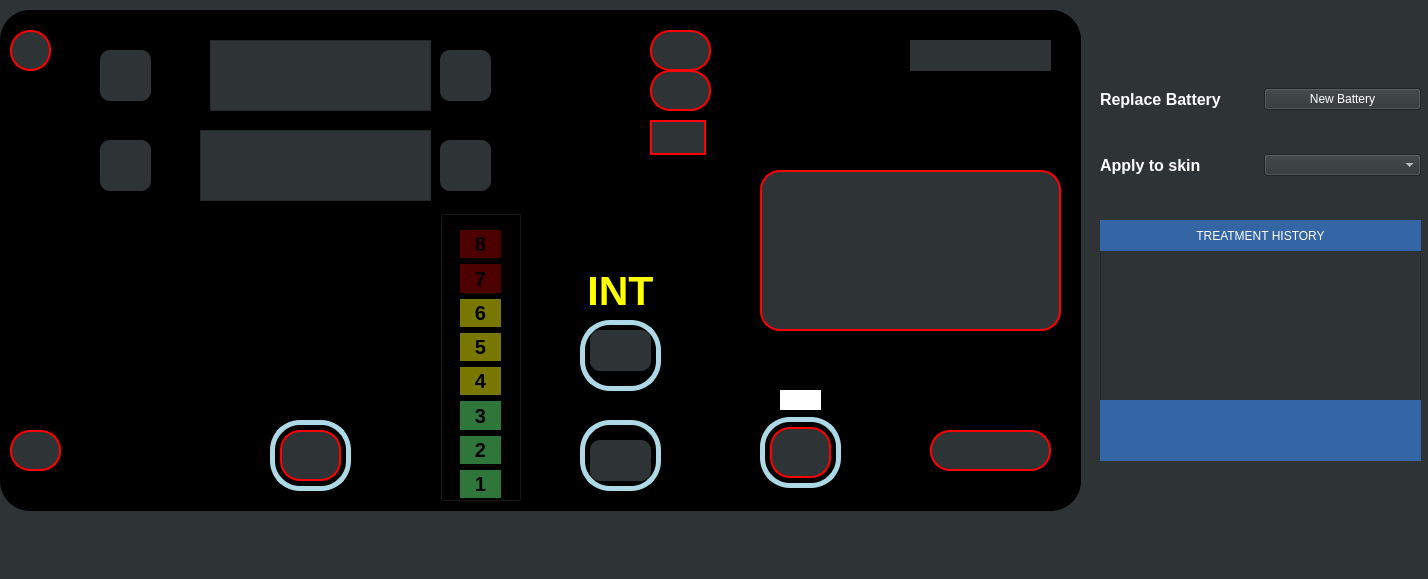
<?xml version="1.0" encoding="UTF-8"?>
<ui version="4.0">
 <class>MainWindow</class>
 <widget class="QMainWindow" name="MainWindow">
  <property name="geometry">
   <rect>
    <x>0</x>
    <y>0</y>
    <width>1428</width>
    <height>579</height>
   </rect>
  </property>
  <property name="minimumSize">
   <size>
    <width>1428</width>
    <height>579</height>
   </size>
  </property>
  <property name="maximumSize">
   <size>
    <width>1428</width>
    <height>579</height>
   </size>
  </property>
  <property name="windowTitle">
   <string>OasisPro</string>
  </property>
  <property name="styleSheet">
   <string notr="true">color: rgb(255, 255, 255);
background-color: rgb(46, 52, 54);</string>
  </property>
  <widget class="QWidget" name="centralwidget">
   <widget class="QGroupBox" name="groupBox_2">
    <property name="geometry">
     <rect>
      <x>0</x>
      <y>10</y>
      <width>1081</width>
      <height>501</height>
     </rect>
    </property>
    <property name="styleSheet">
     <string notr="true">#groupBox_2{
background-color: black;
border: none;
border-radius: 30px;
}

</string>
    </property>
    <property name="title">
     <string/>
    </property>
    <widget class="QGroupBox" name="groupBox">
     <property name="geometry">
      <rect>
       <x>440</x>
       <y>200</y>
       <width>81</width>
       <height>291</height>
      </rect>
     </property>
     <property name="styleSheet">
      <string notr="true">background-color: black;
</string>
     </property>
     <property name="title">
      <string/>
     </property>
     <widget class="QWidget" name="layoutWidget">
      <property name="geometry">
       <rect>
        <x>20</x>
        <y>20</y>
        <width>41</width>
        <height>268</height>
       </rect>
      </property>
      <layout class="QVBoxLayout" name="verticalLayout_2">
       <item>
        <widget class="QLabel" name="ledEight">
         <property name="font">
          <font>
           <pointsize>15</pointsize>
           <weight>75</weight>
           <bold>true</bold>
          </font>
         </property>
         <property name="styleSheet">
          <string notr="true">#ledEight{
background-color: transparent;
font-weight: 600;
color: black;
background-repeat: none;
background: #4d0000;

}</string>
         </property>
         <property name="text">
          <string>8</string>
         </property>
         <property name="alignment">
          <set>Qt::AlignCenter</set>
         </property>
        </widget>
       </item>
       <item>
        <widget class="QLabel" name="ledSeven">
         <property name="font">
          <font>
           <pointsize>15</pointsize>
           <weight>75</weight>
           <bold>true</bold>
          </font>
         </property>
         <property name="styleSheet">
          <string notr="true">#ledSeven{
background-color: transparent;
font-weight: 600;
color: black;
background-repeat: none;
background: #4d0000;

}</string>
         </property>
         <property name="text">
          <string>7</string>
         </property>
         <property name="alignment">
          <set>Qt::AlignCenter</set>
         </property>
        </widget>
       </item>
       <item>
        <widget class="QLabel" name="ledSix">
         <property name="font">
          <font>
           <pointsize>15</pointsize>
           <weight>75</weight>
           <bold>true</bold>
          </font>
         </property>
         <property name="styleSheet">
          <string notr="true">#ledSix{
background-color: transparent;
font-weight: 600;
color: black;
background-repeat: none;
background: rgb(120, 120, 0);

}</string>
         </property>
         <property name="text">
          <string>6</string>
         </property>
         <property name="alignment">
          <set>Qt::AlignCenter</set>
         </property>
        </widget>
       </item>
       <item>
        <widget class="QLabel" name="ledFive">
         <property name="font">
          <font>
           <pointsize>15</pointsize>
           <weight>75</weight>
           <bold>true</bold>
          </font>
         </property>
         <property name="styleSheet">
          <string notr="true">#ledFive{
background-color: transparent;
font-weight: 600;
color: black;
background-repeat: none;
background: rgb(120, 120, 0);

}</string>
         </property>
         <property name="text">
          <string>5</string>
         </property>
         <property name="alignment">
          <set>Qt::AlignCenter</set>
         </property>
        </widget>
       </item>
       <item>
        <widget class="QLabel" name="ledFour">
         <property name="font">
          <font>
           <pointsize>15</pointsize>
           <weight>75</weight>
           <bold>true</bold>
          </font>
         </property>
         <property name="styleSheet">
          <string notr="true">#ledFour{
background-color: transparent;
font-weight: 600;
color: black;
background-repeat: none;
background: rgb(120, 120, 0);

}</string>
         </property>
         <property name="text">
          <string>4</string>
         </property>
         <property name="alignment">
          <set>Qt::AlignCenter</set>
         </property>
        </widget>
       </item>
       <item>
        <widget class="QLabel" name="ledThree">
         <property name="font">
          <font>
           <pointsize>15</pointsize>
           <weight>75</weight>
           <bold>true</bold>
          </font>
         </property>
         <property name="styleSheet">
          <string notr="true">#ledThree{
background-color: transparent;
font-weight: 600;
color: black;
background-repeat: none;
background: #2e7639;

}</string>
         </property>
         <property name="text">
          <string>3</string>
         </property>
         <property name="alignment">
          <set>Qt::AlignCenter</set>
         </property>
        </widget>
       </item>
       <item>
        <widget class="QLabel" name="ledTwo">
         <property name="font">
          <font>
           <pointsize>15</pointsize>
           <weight>75</weight>
           <bold>true</bold>
          </font>
         </property>
         <property name="styleSheet">
          <string notr="true">#ledTwo{
background-color: transparent;
font-weight: 600;
color: black;
background-repeat: none;
background: #2e7639;

}</string>
         </property>
         <property name="text">
          <string>2</string>
         </property>
         <property name="alignment">
          <set>Qt::AlignCenter</set>
         </property>
        </widget>
       </item>
       <item>
        <widget class="QLabel" name="ledOne">
         <property name="font">
          <font>
           <pointsize>15</pointsize>
           <weight>75</weight>
           <bold>true</bold>
          </font>
         </property>
         <property name="styleSheet">
          <string notr="true">#ledOne{
background-color: transparent;
font-weight: 600;
color: black;
background-repeat: none;
background: #2e7639;

}</string>
         </property>
         <property name="text">
          <string>1</string>
         </property>
         <property name="alignment">
          <set>Qt::AlignCenter</set>
         </property>
        </widget>
       </item>
      </layout>
     </widget>
    </widget>
    <widget class="QProgressBar" name="indicatorOffOrOn">
     <property name="geometry">
      <rect>
       <x>780</x>
       <y>380</y>
       <width>41</width>
       <height>20</height>
      </rect>
     </property>
     <property name="styleSheet">
      <string notr="true">#indicatorOffOrOn::chunk{
background-color: white;
}</string>
     </property>
     <property name="value">
      <number>100</number>
     </property>
     <property name="textVisible">
      <bool>false</bool>
     </property>
    </widget>
    <widget class="QGroupBox" name="powerButton">
     <property name="geometry">
      <rect>
       <x>760</x>
       <y>407</y>
       <width>81</width>
       <height>71</height>
      </rect>
     </property>
     <property name="styleSheet">
      <string notr="true">#powerButton{
border: 5px solid #ADD8E6;
border-radius: 30px;
background-color: black;
}

</string>
     </property>
     <property name="title">
      <string/>
     </property>
     <widget class="QPushButton" name="powerBtn">
      <property name="enabled">
       <bool>true</bool>
      </property>
      <property name="geometry">
       <rect>
        <x>10</x>
        <y>10</y>
        <width>61</width>
        <height>51</height>
       </rect>
      </property>
      <property name="styleSheet">
       <string notr="true">#powerBtn{
border-image: url(:/resources/buttons/powerButton.png);
border: 2px solid red;
border-radius: 20px;
}

</string>
      </property>
      <property name="text">
       <string/>
      </property>
     </widget>
    </widget>
    <widget class="QGroupBox" name="groupBox_5">
     <property name="geometry">
      <rect>
       <x>270</x>
       <y>410</y>
       <width>81</width>
       <height>71</height>
      </rect>
     </property>
     <property name="styleSheet">
      <string notr="true">#groupBox_5{
border: 5px solid #ADD8E6;
border-radius: 30px;
background-color: black;
}

</string>
     </property>
     <property name="title">
      <string/>
     </property>
     <widget class="QPushButton" name="selectionBtn">
      <property name="enabled">
       <bool>false</bool>
      </property>
      <property name="geometry">
       <rect>
        <x>10</x>
        <y>10</y>
        <width>61</width>
        <height>51</height>
       </rect>
      </property>
      <property name="styleSheet">
       <string notr="true">#selectionBtn{
border-image: url(:/resources/buttons/Select.png);
border: 2px solid red;
border-radius: 20px;
}

</string>
      </property>
      <property name="text">
       <string/>
      </property>
     </widget>
    </widget>
    <widget class="QGroupBox" name="groupBox_4">
     <property name="geometry">
      <rect>
       <x>580</x>
       <y>310</y>
       <width>81</width>
       <height>71</height>
      </rect>
     </property>
     <property name="styleSheet">
      <string notr="true">#groupBox_4{
border: 5px solid #ADD8E6;
border-radius: 30px;
background-color: black;
}

</string>
     </property>
     <property name="title">
      <string/>
     </property>
     <widget class="QPushButton" name="increaseIntensityBtn">
      <property name="enabled">
       <bool>false</bool>
      </property>
      <property name="geometry">
       <rect>
        <x>10</x>
        <y>10</y>
        <width>61</width>
        <height>41</height>
       </rect>
      </property>
      <property name="styleSheet">
       <string notr="true">#increaseIntensityBtn{
border-image: url(&quot;:/resources/buttons/yellowUp.png&quot;);
border-radius: 10px;
}

</string>
      </property>
      <property name="text">
       <string/>
      </property>
     </widget>
    </widget>
    <widget class="QGroupBox" name="groupBox_6">
     <property name="geometry">
      <rect>
       <x>580</x>
       <y>410</y>
       <width>81</width>
       <height>71</height>
      </rect>
     </property>
     <property name="styleSheet">
      <string notr="true">#groupBox_6{
border: 5px solid #ADD8E6;
border-radius: 30px;
background-color: black;
}

</string>
     </property>
     <property name="title">
      <string/>
     </property>
     <widget class="QPushButton" name="decreaseIntensityBtn">
      <property name="enabled">
       <bool>false</bool>
      </property>
      <property name="geometry">
       <rect>
        <x>10</x>
        <y>20</y>
        <width>61</width>
        <height>41</height>
       </rect>
      </property>
      <property name="styleSheet">
       <string notr="true">#decreaseIntensityBtn{
border-image: url(&quot;:/resources/buttons/yellowDown.png&quot;);
border-radius: 10px;
}

</string>
      </property>
      <property name="text">
       <string/>
      </property>
     </widget>
    </widget>
    <widget class="QLabel" name="intensityLogo">
     <property name="geometry">
      <rect>
       <x>580</x>
       <y>260</y>
       <width>81</width>
       <height>41</height>
      </rect>
     </property>
     <property name="font">
      <font>
       <pointsize>31</pointsize>
       <weight>75</weight>
       <bold>true</bold>
      </font>
     </property>
     <property name="layoutDirection">
      <enum>Qt::LeftToRight</enum>
     </property>
     <property name="styleSheet">
      <string notr="true">#intensityLogo{
background-color: transparent;
font-weight: 600;
color: yellow;
background-repeat: none;
}</string>
     </property>
     <property name="text">
      <string>INT</string>
     </property>
     <property name="alignment">
      <set>Qt::AlignCenter</set>
     </property>
    </widget>
    <widget class="QLabel" name="mindAlive">
     <property name="geometry">
      <rect>
       <x>910</x>
       <y>30</y>
       <width>141</width>
       <height>31</height>
      </rect>
     </property>
     <property name="styleSheet">
      <string notr="true">#mindAlive{
border-image: url(:/resources/icons/logo3.PNG);
}

</string>
     </property>
     <property name="text">
      <string/>
     </property>
    </widget>
    <widget class="QLabel" name="logoCanada">
     <property name="geometry">
      <rect>
       <x>930</x>
       <y>420</y>
       <width>121</width>
       <height>41</height>
      </rect>
     </property>
     <property name="styleSheet">
      <string notr="true">#logoCanada{
border-image: url(:/resources/icons/logo2.PNG);
border: 2px solid red;
border-radius: 20px;
}

</string>
     </property>
     <property name="text">
      <string/>
     </property>
    </widget>
    <widget class="QLabel" name="logoOasis">
     <property name="geometry">
      <rect>
       <x>760</x>
       <y>160</y>
       <width>301</width>
       <height>161</height>
      </rect>
     </property>
     <property name="styleSheet">
      <string notr="true">#logoOasis{
border-image: url(:/resources/icons/logo.PNG);
border: 2px solid red;
border-radius: 20px;
}
</string>
     </property>
     <property name="text">
      <string/>
     </property>
    </widget>
    <widget class="QLabel" name="graphSession">
     <property name="geometry">
      <rect>
       <x>650</x>
       <y>20</y>
       <width>61</width>
       <height>41</height>
      </rect>
     </property>
     <property name="styleSheet">
      <string notr="true">#graphSession{
border-image: url(:/resources/icons/connectOff.png);
border: 2px solid red;
border-radius: 20px;
}

</string>
     </property>
     <property name="text">
      <string/>
     </property>
    </widget>
    <widget class="QLabel" name="graphLogo">
     <property name="geometry">
      <rect>
       <x>10</x>
       <y>420</y>
       <width>51</width>
       <height>41</height>
      </rect>
     </property>
     <property name="styleSheet">
      <string notr="true">#graphLogo{
border-image: url(:/resources/icons/electrode.PNG);
border: 2px solid red;
border-radius: 20px;
}

</string>
     </property>
     <property name="text">
      <string/>
     </property>
    </widget>
    <widget class="QLabel" name="connectLogo">
     <property name="geometry">
      <rect>
       <x>10</x>
       <y>20</y>
       <width>41</width>
       <height>41</height>
      </rect>
     </property>
     <property name="styleSheet">
      <string notr="true">#connectLogo{
border-image: url(:/resources/icons/audio.PNG);
border: 2px solid red;
border-radius: 20px;
}

</string>
     </property>
     <property name="text">
      <string/>
     </property>
    </widget>
    <widget class="QListWidget" name="listDuration">
     <property name="geometry">
      <rect>
       <x>210</x>
       <y>30</y>
       <width>221</width>
       <height>71</height>
      </rect>
     </property>
    </widget>
    <widget class="QListWidget" name="listSession">
     <property name="geometry">
      <rect>
       <x>200</x>
       <y>120</y>
       <width>231</width>
       <height>71</height>
      </rect>
     </property>
    </widget>
    <widget class="QLabel" name="leftEar">
     <property name="geometry">
      <rect>
       <x>650</x>
       <y>60</y>
       <width>61</width>
       <height>41</height>
      </rect>
     </property>
     <property name="styleSheet">
      <string notr="true">#leftEar{
border-image: url(:/resources/icons/LeftEar_Off.PNG);
border: 2px solid red;
border-radius: 20px;
}</string>
     </property>
     <property name="text">
      <string/>
     </property>
    </widget>
    <widget class="QPushButton" name="durationRight">
     <property name="geometry">
      <rect>
       <x>440</x>
       <y>40</y>
       <width>51</width>
       <height>51</height>
      </rect>
     </property>
     <property name="styleSheet">
      <string notr="true">#durationRight {
border-image: url(&quot;:/resources/buttons/rightButton.png&quot;);
border-radius: 10px;
}

</string>
     </property>
     <property name="text">
      <string/>
     </property>
    </widget>
    <widget class="QPushButton" name="sessionRight">
     <property name="geometry">
      <rect>
       <x>440</x>
       <y>130</y>
       <width>51</width>
       <height>51</height>
      </rect>
     </property>
     <property name="styleSheet">
      <string notr="true">#sessionRight {
border-image: url(&quot;:/resources/buttons/rightButton.png&quot;);
border-radius: 10px;
}
</string>
     </property>
     <property name="text">
      <string/>
     </property>
    </widget>
    <widget class="QPushButton" name="durationLeft">
     <property name="geometry">
      <rect>
       <x>100</x>
       <y>40</y>
       <width>51</width>
       <height>51</height>
      </rect>
     </property>
     <property name="styleSheet">
      <string notr="true">#durationLeft {
border-image: url(&quot;:/resources/buttons/leftButton.png&quot;);
border-radius: 10px;
}
</string>
     </property>
     <property name="text">
      <string/>
     </property>
    </widget>
    <widget class="QPushButton" name="sessionLeft">
     <property name="geometry">
      <rect>
       <x>100</x>
       <y>130</y>
       <width>51</width>
       <height>51</height>
      </rect>
     </property>
     <property name="styleSheet">
      <string notr="true">#sessionLeft {
border-image: url(&quot;:/resources/buttons/leftButton.png&quot;);
border-radius: 10px;
}
</string>
     </property>
     <property name="text">
      <string/>
     </property>
    </widget>
    <widget class="QLabel" name="rightEar">
     <property name="geometry">
      <rect>
       <x>650</x>
       <y>110</y>
       <width>56</width>
       <height>35</height>
      </rect>
     </property>
     <property name="styleSheet">
      <string notr="true">#rightEar{
border-image: url(:/resources/icons/rightConnect.PNG);
border: 2px solid red;
border-radius: 20px;
}</string>
     </property>
     <property name="text">
      <string/>
     </property>
    </widget>
   </widget>
   <widget class="QWidget" name="layoutWidget">
    <property name="geometry">
     <rect>
      <x>1100</x>
      <y>140</y>
      <width>321</width>
      <height>51</height>
     </rect>
    </property>
    <layout class="QHBoxLayout" name="horizontalLayout">
     <item>
      <widget class="QLabel" name="label_5">
       <property name="font">
        <font>
         <pointsize>12</pointsize>
         <weight>75</weight>
         <bold>true</bold>
        </font>
       </property>
       <property name="styleSheet">
        <string notr="true">#label_5{
background-color: rgb(46, 52, 54);
font-weight: 600;
color: white;
background-repeat: none;
}</string>
       </property>
       <property name="text">
        <string>Apply to skin</string>
       </property>
      </widget>
     </item>
     <item>
      <widget class="QComboBox" name="comboBox"/>
     </item>
    </layout>
   </widget>
   <widget class="QWidget" name="layoutWidget">
    <property name="geometry">
     <rect>
      <x>1100</x>
      <y>74</y>
      <width>321</width>
      <height>51</height>
     </rect>
    </property>
    <layout class="QHBoxLayout" name="horizontalLayout_2">
     <item>
      <widget class="QLabel" name="label_19">
       <property name="font">
        <font>
         <pointsize>12</pointsize>
         <weight>75</weight>
         <bold>true</bold>
        </font>
       </property>
       <property name="styleSheet">
        <string notr="true">#label_19{
background-color: rgb(46, 52, 54);
font-weight: 600;
color: white;
background-repeat: none;
}</string>
       </property>
       <property name="text">
        <string>Replace Battery</string>
       </property>
      </widget>
     </item>
     <item>
      <widget class="QPushButton" name="pushButton_5">
       <property name="text">
        <string>New Battery</string>
       </property>
       <property name="checkable">
        <bool>false</bool>
       </property>
      </widget>
     </item>
    </layout>
   </widget>
   <widget class="QGraphicsView" name="graphicsView">
    <property name="geometry">
     <rect>
      <x>1100</x>
      <y>250</y>
      <width>321</width>
      <height>151</height>
     </rect>
    </property>
   </widget>
   <widget class="QLabel" name="label_3">
    <property name="geometry">
     <rect>
      <x>1100</x>
      <y>400</y>
      <width>321</width>
      <height>61</height>
     </rect>
    </property>
    <property name="styleSheet">
     <string notr="true">background-color: rgb(52, 101, 164);
color: rgb(255, 255, 255);</string>
    </property>
    <property name="text">
     <string/>
    </property>
    <property name="alignment">
     <set>Qt::AlignCenter</set>
    </property>
   </widget>
   <widget class="QLabel" name="label_2">
    <property name="geometry">
     <rect>
      <x>1100</x>
      <y>220</y>
      <width>321</width>
      <height>31</height>
     </rect>
    </property>
    <property name="styleSheet">
     <string notr="true">background-color: rgb(52, 101, 164);
color: rgb(255, 255, 255);</string>
    </property>
    <property name="text">
     <string>TREATMENT HISTORY</string>
    </property>
    <property name="alignment">
     <set>Qt::AlignCenter</set>
    </property>
   </widget>
  </widget>
  <widget class="QMenuBar" name="menubar">
   <property name="geometry">
    <rect>
     <x>0</x>
     <y>0</y>
     <width>1428</width>
     <height>22</height>
    </rect>
   </property>
  </widget>
  <widget class="QStatusBar" name="statusbar"/>
 </widget>
 <resources/>
 <connections/>
</ui>
